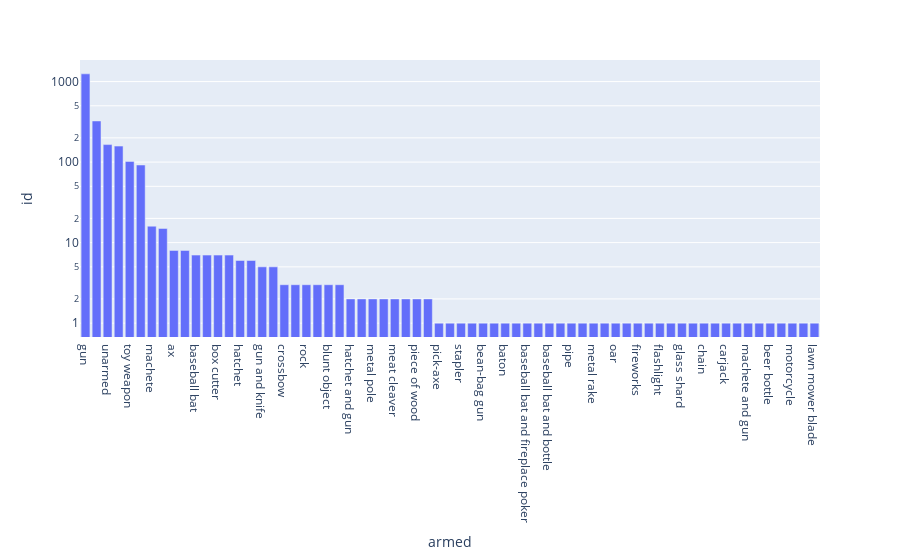

The cell this chart's notebook holds for it:
### Code cell
px.bar(data_frame=armed_df.sort_values(by="id", ascending=False), x="armed", y="id", log_y=True)

### Figure 1 — Plotly figure (JSON) as saved in the notebook; plotly's stock layout.template omitted (floating-point values rounded to 4 significant figures)
{"data": [{"alignmentgroup": "True", "hovertemplate": "armed=%{x}<br>id=%{y}<extra></extra>", "legendgroup": "", "marker": {"color": "#636efa", "pattern": {"shape": ""}}, "name": "", "offsetgroup": "", "orientation": "v", "showlegend": false, "textposition": "auto", "type": "bar", "x": ["gun", "knife", "unarmed", "vehicle", "toy weapon", "undetermined", "machete", "unknown weapon", "ax", "sword", "baseball bat", "metal pipe", "box cutter", "hammer", "hatchet", "Taser", "gun and knife", "screwdriver", "crossbow", "metal stick", "rock", "scissors", "blunt object", "guns and explosives", "hatchet and gun", "sharp object", "metal pole", "metal object", "meat cleaver", "brick", "piece of wood", "shovel", "pick-axe", "spear", "stapler", "straight edge razor", "bean-bag gun", "bayonet", "baton", "pole and knife", "baseball bat and fireplace poker", "pole", "baseball bat and bottle", "pitchfork", "pipe", "contractor's level", "metal rake", "pen", "oar", "crowbar", "fireworks", "flagpole", "flashlight", "garden tool", "glass shard", "chain saw", "chain", "hand torch", "carjack", "air conditioner", "machete and gun", "metal hand tool", "beer bottle", "cordless drill", "motorcycle", "nail gun", "lawn mower blade"], "xaxis": "x", "y": [1247, 324, 165, 158, 102, 92, 16, 15, 8, 8, 7, 7, 7, 7, 6, 6, 5, 5, 3, 3, 3, 3, 3, 3, 2, 2, 2, 2, 2, 2, 2, 2, 1, 1, 1, 1, 1, 1, 1, 1, 1, 1, 1, 1, 1, 1, 1, 1, 1, 1, 1, 1, 1, 1, 1, 1, 1, 1, 1, 1, 1, 1, 1, 1, 1, 1, 1], "yaxis": "y"}], "layout": {"barmode": "relative", "legend": {"tracegroupgap": 0}, "margin": {"t": 60}, "xaxis": {"anchor": "y", "domain": [0, 1], "title": {"text": "armed"}}, "yaxis": {"anchor": "x", "domain": [0, 1], "title": {"text": "id"}, "type": "log"}}}
